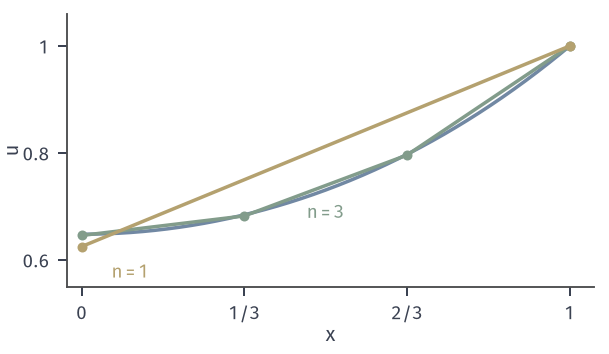

The Python source for this figure:
from pathlib import Path
import sys
HERE = Path(__file__).resolve().parent
sys.path.insert(0, str(HERE.parent/'func-common'))
from func_fig import *
# 左端自由 u(1)=1：试探空间不约束 u(0)，自然边界 u'(0)=0 自动逼近。
fig, ax = figure(width_mm=86, height_mm=50)
panel(fig, left=.11, right=.975, top=.96, bottom=.19)
ax.plot(X, np.cosh(X)/np.cosh(1), color=BLUE, lw=1.4)
rec = {}
for n, c, ms in ((3, GREEN, 4.0), (1, YELLOW, 4.0)):
    K, M = hats(n); A = K+M
    sol = np.linalg.solve(A[:-1, :-1], -A[:-1, -1])
    nodes = np.arange(n+1)/n; un = np.r_[sol, 1]
    ax.plot(nodes, un, color=c, lw=1.4, marker='o', ms=ms, mew=0)
    rec[n] = {'u': un.tolist(), 'E': float(.5*un@A@un), 'slope0': float((un[1]-un[0])*n)}
ax.set_xlim(-.03, 1.05); ax.set_ylim(.55, 1.06); ax.set_xticks([0, 1/3, 2/3, 1]); ax.set_xticklabels(['0', '1/3', '2/3', '1']); ax.set_yticks([.6, .8, 1]); ax.set_yticklabels(['0.6', '0.8', '1']); ax.set_xlabel('$x$', labelpad=1); ax.set_ylabel('$u$', labelpad=0)
ax.text(.1, .595, '$n=1$', color=YELLOW, fontsize=7.5, ha='center', va='top') if rec[1]['u'][0] < .64 else ax.text(.1, rec[1]['u'][0]-.06, '$n=1$', color=YELLOW, fontsize=7.5)
ax.text(.5, .67, '$n=3$', color=GREEN, fontsize=7.5, ha='center', va='bottom')
save(fig, HERE, 'figure', {'ritz': rec, 'E*': .5*np.tanh(1), 'exact_u0': 1/np.cosh(1)})
